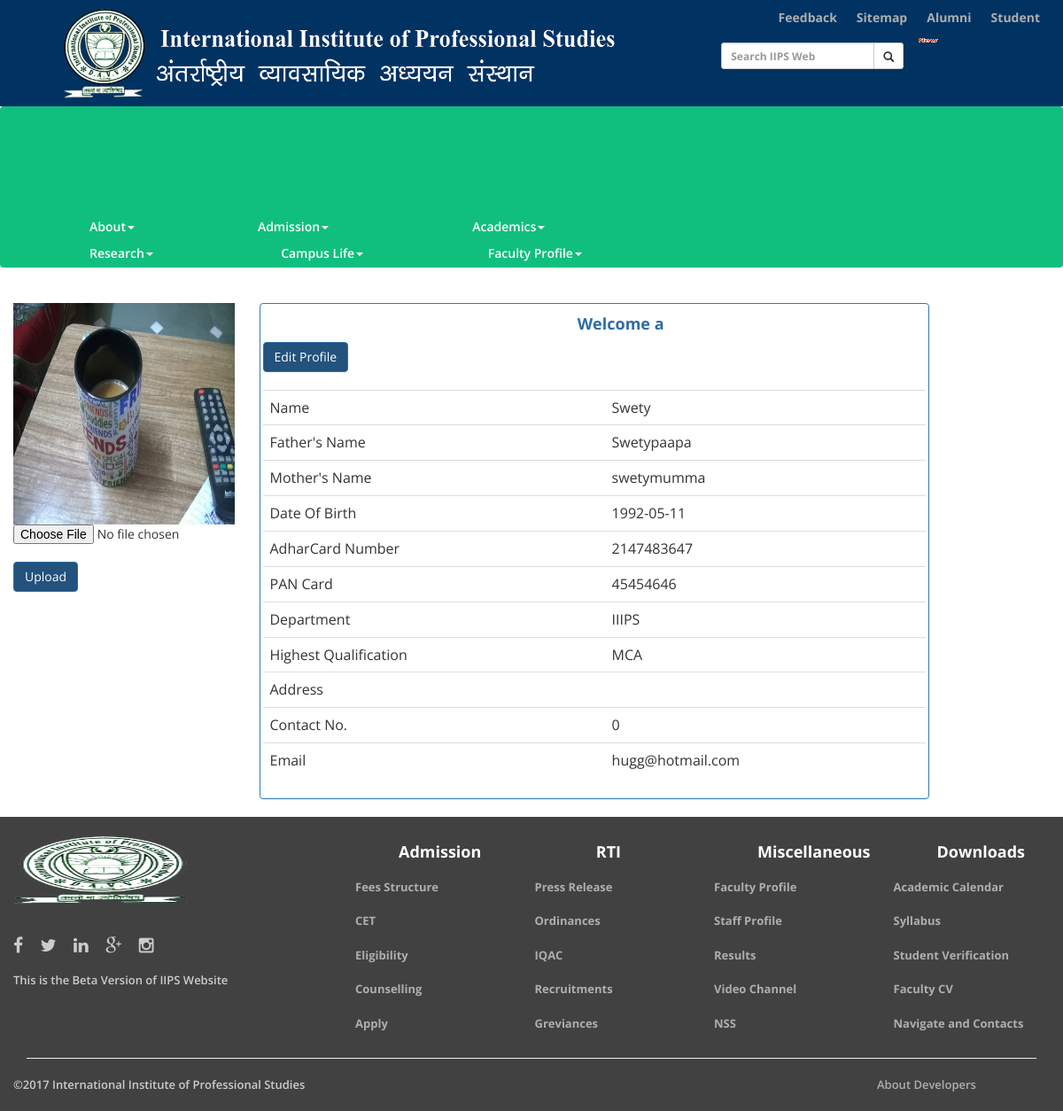
Page /profile.php (signed in) on the committed database.
### tables this page shows
CREATE TABLE IF NOT EXISTS `image` (
  `id` int(10) NOT NULL AUTO_INCREMENT,
  `User_Id` varchar(50) NOT NULL,
  `image` varchar(200) NOT NULL,
  `insert_time` timestamp NOT NULL DEFAULT CURRENT_TIMESTAMP,
  PRIMARY KEY (`id`)
);

CREATE TABLE IF NOT EXISTS `gen_info` (
  `User_Id` varchar(30) NOT NULL,
  `Gen_Info_Name` varchar(30) NOT NULL,
  `Gen_Info_Fname` varchar(30) NOT NULL,
  `Gen_Info_Mname` varchar(30) NOT NULL,
  `Gen_Info_DOB` date NOT NULL,
  `Gen_Info_Adhar` int(12) NOT NULL,
  `Gen_Info_PAN` varchar(10) NOT NULL,
  `Gen_Info_Qualification` varchar(20) NOT NULL,
  `Gen_Info_Department` varchar(30) NOT NULL,
  `Gen_Info_Address` varchar(30) NOT NULL,
  `Gen_Info_Mobile` int(10) NOT NULL,
  `Gen_Info_Email` varchar(30) NOT NULL,
  PRIMARY KEY (`User_Id`)
);

### profile.php (the view, shortened to what this page needs)
<?php
    if(!isset($_SESSION['username']))
    {
       echo "<script>window.open('index.php','_self')</script>";
    }
    else
    {
  include('header.php');
  include('form_process/genInfoProcess.php');
  $sql="SELECT * FROM gen_info WHERE User_Id = '".$_SESSION['username']."'";
    $result = mysqli_query($conn,$sql) or die('Error'.mysqli_error($conn));
    $row = mysqli_fetch_array($result);
    $uname = $row['Gen_Info_Name'];
    $fatherName = $row['Gen_Info_Fname'];
    $motherName = $row['Gen_Info_Mname'];
    $dob = $row['Gen_Info_DOB'];
    $adharcard = $row['Gen_Info_Adhar'];
    $pancard = $row['Gen_Info_PAN'];
    $qualification= $row['Gen_Info_Qualification'];
    $department = $row['Gen_Info_Department'];
    $address = $row['Gen_Info_Address'];
    $mobile = $row['Gen_Info_Mobile'];
    $email = $row['Gen_Info_Email'];
?>
<!DOCTYPE html>
<html lang="en">
  <head>
    <link href="css/bootstrap.min.css" rel="stylesheet">
    <link href="css/newfile.css" rel="stylesheet">
    <link href="font-awesome/css/font-awesome.css" rel="stylesheet" type="text/css">
    <link href="yamm/yamm.css" rel="stylesheet">
    <link href="css/footer.css" rel="stylesheet">
  </head>
<body>
<div class="container">
  <div class="row , minlength">
    <div class="col-md-3" id="sidebar"><br><br>
      <?php
                $db =mysqli_connect("localhost","root","","pbas_db");
                $query = "SELECT * FROM image WHERE User_Id='$username'";
                $result = mysqli_query($db, $query);
                $row = mysqli_fetch_array($result);
                echo '<div><img alt="" height="250px" width="250px" src="images/faculty_pic/'.$row["image"].'"></div>'
      ?>
       <form method="post" enctype="multipart/form-data">
                     <input type="file" name="image" id="image" />
                     <br />
                     <input type="submit" name="upload" id="upload" value="Upload" class="btn btn-primary" />
                </form>
      </body>
 </html>
        <div class="col-md-9">
          <div class="tab-content"><br><br>
            <div class="row">
              <div class="col-sm-10">
                <form id="genInfo" action="<?php echo htmlentities($_SERVER['PHP_SELF']); ?>" method="post" class="panel panel-primary" style="padding:3px 3px 3px 3px; ">
                  <div id="userInfo">
                    <h4 align="left" class="text-primary"><b  style="color:#2e6da4"><center>Welcome <?php  echo $_SESSION['username']."";?></center></b></h4>
                      <button type="button" class="btn btn-md btn-primary" style="float: right, margin-left:"100px";" name="infoEdit" onClick="showInfo(this.name)" value="show"/>Edit Profile</button>
                   <br><br>
                    <table border="0" class="table" cellpadding="3" cellspacing="3">
                      <tr>
                        <td>Name</td>
                        <td><?php echo $uname;?></td>
                      </tr>
                      <tr>
                        <td>Father's Name</td>
                        <td><?php echo $fatherName;?></td>
                      </tr>
                      <tr>
                        <td>Mother's Name</td>
                        <td><?php echo $motherName;?></td>
                      </tr>
                       <tr>
                        <td>Date Of Birth</td>
                        <td><?php echo $dob;?></td>
                      </tr>
                      <tr>
                        <td>AdharCard Number</td>
                        <td><?php echo $adharcard;?></td>
                      </tr>
                      <tr>
                        <td>PAN Card</td>
                        <td><?php echo $pancard;?></td>
                      </tr>
                      <tr>
                        <td>Department</td>
                        <td><?php echo $department;?></td>
                      </tr>
                      <tr>
                        <td>Highest Qualification</td>
                        <td><?php echo $qualification;?></td>
                      </tr>
                      <tr>
                        <td>Address</td>
                        <td><?php echo $address;?></td>
                      </tr>
                      <tr>
                        <td>Contact No.</td>
                        <td><?php echo $mobile;?></td>
                      </tr>
                      <tr>
                        <td>Email</td>
                        <td><?php echo $email;?></td>
                      </tr>
                    </table>
                  </div>
              </div>
            </div>
          </div>
        </div>
<?php include("footer.php");
}
?>

### header.php
<?php
    if (isset($_SESSION['username'])) {
     include('header_with_faculty.php');
    }
    else{
        include('header_without_faculty.php');
    }
?>

### header_with_faculty.php (shortened to what this page needs)
<?php
    if(!isset($_SESSION['username']))
    {
       echo "<script>window.open('index.php','_self')</script>";
    }
    else
    {
            $username = $_SESSION['username'];
?>
<div>
    <div id="header-style">
        <div class="container">
            <ul class="nav navbar-nav">
                <a class='wrapper hidden-xs' href="index.php">
                    <img src="images/logo_new.png" class="img img-responsive iips-logo-css col-lg-7">
                </a>
                <li class="wrapper visible-lg visible-md nav navbar-nav navbar-right"><a href="index.php">Student</a></li>
                 <li class="wrapper visible-lg visible-md nav navbar-nav navbar-right"><a href="alumni_reg.php">Alumni</a><img src="images/new1.gif" style="border: 0px;"></li>
                <li class="wrapper visible-lg visible-md nav navbar-nav navbar-right"><a href="sitemap.php">Sitemap</a></li>
                <li class="wrapper visible-lg visible-md nav navbar-nav navbar-right"><a href="under_construction.php">Feedback</a></li>
                    <form class="wrapper hidden-xs navbar-form navbar-right" action="https://www.google.co.in/webhp?hl=en#hl=en&q=iips davv " target="__blank">
                        <div class="input-group input-group-sm">
                            <input type="text" class="form-control" placeholder="Search IIPS Web">
                            <div class="input-group-btn">
                            <button class="btn btn-default" type="submit">
                                <i class="glyphicon glyphicon-search"></i>
                            </button>
                            </div>
                        </div>
                    </form>
            </ul>
        </div>
    </div>
</div>
<div class="container-fluid">
    <div class="row">
        <div>
            <nav class="navbar navbar-default yamm" style="background-color:#10bf7e">
                <div class="container-fluid">
                    <div class="row">
                        <div class="collapse navbar-collapse" id="navbar-main">
                            <ul class="nav navbar-nav" id="test">
                                <li class="dropdown yamm-fw" id="test_about" style='margin-right:50px'>
                                    <a href="#" class="dropdown-toggle navbar-underline navbar-two" data-toggle="dropdown" role="button" aria-haspopup="true" aria-expanded="false" id="no-underline" style="color:#FFF">About<span class="caret"></span></a>
                                </li>
                                <li class="dropdown yamm-fw" id="test_admission" style='margin-right:50px'>
                                    <a href="#" class="dropdown-toggle navbar-underline navbar-two" data-toggle="dropdown" role="button" aria-haspopup="false" aria-expanded="false" id="no-underline" style="color:#FFF">Admission<span class="caret"></span></a>
                                </li>
                                <li class="dropdown yamm-fw" id="test_academics" style='margin-right:50px'>
                                    <a href="#" class="dropdown-toggle navbar-underline" data-toggle="dropdown" role="button" aria-haspopup="true" aria-expanded="false" id="no-underline" style="color:#FFF">Academics<span class="caret"></span>
                                    </a>
                                </li>
                                <li class="dropdown yamm-fw" id="test-research" style='margin-right:50px'>
                                    <a href="#" class="dropdown-toggle navbar-underline navbar-two" data-toggle="dropdown" role="button" aria-haspopup="true" aria-expanded="false" id="no-underline" style="color:#FFF">Research<span class="caret"></span>
                                    </a>
                                </li>
                                <li class="dropdown yamm-fw" id="campus_life" style='margin-right:50px'>
                                    <a href="#" class="dropdown-toggle navbar-underline navbar-two" data-toggle="dropdown" role="button" aria-haspopup="true" aria-expanded="false" id="no-underline" style="color:#FFF">Campus Life<span class="caret"></span>
                                    </a>
                                </li>
                                <li class="dropdown yamm-fw" id="test-faculty" style='margin-right:50px'>
                                    <a href="#" class="dropdown-toggle navbar-underline navbar-two" data-toggle="dropdown" role="button" aria-haspopup="true" aria-expanded="false" id="no-underline" style="color:#FFF">Faculty Profile<span class="caret"></span>
                                    </a>
                                </li>
                            </ul>
                        </div>
                    </div>
                </div>
            </nav>
        </div>
    </div>
</div>
<?php
 }
 ?>

### footer.php (shortened to what this page needs)
<footer id="site-footer">
      <div class="container" id="i13">
        <div class="row">
          <div class="col-md-4">
            <a href="index.php"><img src="images/iips_logo2.png" id="logo"></a><br><br><br>
            <a href="https://www.facebook.com/expressions12/?ref=br_rs" target="_blank"><span class="fa fa-facebook fa-15x faa-tada animated-hover faa-fast" id="i14"></span></a>
            <a href="https://twitter.com/iipsdavv" target="_blank"><span class="fa fa-twitter fa-15x faa-tada animated-hover faa-fast icon-color"></span></a>
            <a href="https://www.linkedin.com/vsearch/f?type=all&keywords=iips+davv&orig=GLHD&rsid=&pageKey=oz-winner&trkInfo=tarId%3A1467819142685&search=Search" target="_blank"><span class="fa fa-linkedin fa-15x faa-tada animated-hover faa-fast icon-color"></span></a>
            <a href="https://plus.google.com/u/0/110977532784004536112/videos" target="_blank"><span class="fa fa-google-plus fa-15x faa-tada animated-hover faa-fast icon-color"></span></a>
            <a href="https://www.instagram.com/explore/locations/275894915/" target="_blank"><span class="fa fa-instagram fa-15x faa-tada animated-hover faa-fast icon-color"></span></a>
            <br><br>
            <p>This is the Beta Version of IIPS Website</p>
          </div>
          <div class="col-md-8">
              <div class="row">
                <div class="col-md-3 col-sm-3 col-xs-6">
                  <ul class="nav">
                    <h4 style="color: #fff">Admission</h4>
                    <li><a href="fee_structure.php">Fees Structure</a></li>
                    <li><a href="http://www.davvcet.in/" target="_blank">CET</a></li>
                    <li><a href="http://www.davvcet.in/AdmissionGuidelines.html" target="_blank">Eligibility</a></li>
                    <li><a href="http://www.davvcet.in/Counselling.html" target="_blank" >Counselling</a></li>
                    <li><a href="http://www.davvcet.in/HowToApply.html" target="_blank">Apply</a></li>
                  </ul>
                </div>
                <div class="col-md-3 col-sm-3 col-xs-6">
                  <ul class="nav">
                    <h4 class="visible-md visible-lg" style="padding-left:10%; color: #fff">RTI</h4>
                    <li><a href="press_release.php" >Press Release</a></li>
                    <li><a href="press_release.php" >Ordinances</a></li>
                    <li><a href="iqac.php" >IQAC</a></li>
                    <li><a href="recruitments.php" >Recruitments</a></li>
                    <li><a href="greviances.php" >Greviances</a></li>
                  </ul>
                </div>
                <div class="col-md-3 col-sm-3 col-xs-6">
                  <ul class="nav">
                    <h4 style="color: #fff">Miscellaneous</h4>
                    <li><a href="faculty_profile.php" >Faculty Profile</a></li>
                    <li><a href="staff_profile.php" >Staff Profile</a></li>
                    <li><a href="results.php" >Results </a></li>
                    <li><a href="video_channel.php" >Video Channel</a></li>
                    <li><a href="nss.php" >NSS</a></li>
                  </ul>
                </div>
                <div class="col-md-3 col-sm-3 col-xs-6">
                  <ul class="nav">
                    <h4 style="color: #fff">Downloads</h4>
                    <li><a href="academic_calendar.php" >Academic Calendar</a></li>
                    <li><a href="syllabus.php" >Syllabus</a></li>
                    <li><a href="under_construction.php" >Student Verification</a></li>
                    <li><a href="downloads.php" >Faculty CV</a></li>
                    <li><a href="reach_us.php" >Navigate and Contacts</a></li>
                  </ul>
                </div>
            </div>
          </div>
        </div>
        <hr>
        <div class="row">
            <div class="col-md-4">
                &copy;<?php echo date("Y ");
                ?> International Institute of Professional Studies
            </div>
            <div class="col-md-6 "></div>
            <div class="col-md-2 col-xs-6">
                <a href="about_developers.php" style="color:#AEAEAE;">About Developers</a>
            </div>
        </div>
      </div>
    </footer>
  </body>
</html>

### css/newfile.css (style rules this page uses)
#header-style { background-color: #003262; border-color: transparent; height: 120px; font-weight: bold; }
#no-underline { text-decoration:none; margin-left: 32px; margin-right: 0px; font-size: 1.2em; padding: 5px; }
#i13 { font-family:'Open Sans',sans-serif; font-size:13px; color:#CCCCCC; font-weight:600; }
#logo { width:200; height:79; }
#i14 { color:#CCCCCC; }
.icon-color { color:#CCCCCC; padding-left:16px; }
#site-footer { background: #414141;; padding: 20px 0 }
ul > li > a { font-family: 'Open Sans',sans-serif; color: #AEAEAE; font-weight: 700; background-color: transparent; }
#site-footer h4 { font-weight: bold; }
#navbar-main { padding-top: none; padding-left: 90px; }
@media only screen and (max-width: 1200px) and (min-width: 768px) { #test { width:80%; } }
@media only screen and (max-width: 1200px) and (min-width: 768px) { #navbar-main { padding-top: 10%; } }
@media only screen and (max-width: 1200px) and (min-width: 768px) { #test > li > a { font-size: 1.0em; margin-left: 5px; } }
@media only screen and (max-width: 1200px) and (min-width: 768px) { #campus_life { width:21%; } }
@media only screen and (max-width: 1200px) and (min-width: 768px) { #test_about { width:16%; } }
@media only screen and (max-width: 1200px) and (min-width: 768px) { #test_admission { width:22%; } }
@media only screen and (max-width: 1200px) and (min-width: 768px) { #test_academics { width:22%; } }
@media only screen and (max-width: 1200px) and (min-width: 768px) { #test-research { width:19%; } }
@media only screen and (max-width: 1200px) and (min-width: 768px) { #test-faculty { width:19%; } }
@media only screen and (max-width: 1200px) and (min-width: 768px) { .nav > li > a { padding: 10px 11px; } }
.minlength { min-height:470px; }

### yamm/yamm.css (style rules this page uses)
.yamm .nav, .yamm .collapse, .yamm .dropup, .yamm .dropdown { position: static; }

### rows in the picture
image: image (picture)
gen_info: Gen_Info_Name "Swety", Gen_Info_Fname "Swetypaapa", Gen_Info_Mname "swetymumma", Gen_Info_DOB "1992-05-11", Gen_Info_Adhar "2147483647", Gen_Info_PAN "45454646", Gen_Info_Department "IIIPS", Gen_Info_Qualification "MCA", Gen_Info_Mobile "0", Gen_Info_Email "hugg@hotmail.com"

### other values in the picture
$_SESSION['username'] "a"
